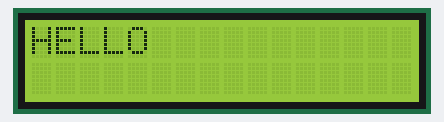
The sketch below on a simulated Arduino Uno, built with avr-gcc and run on an emulated ATmega328P. Shown: 16×2 character LCD.

Above: at 0.1 s.

The sketch:

HELLO.ino
```cpp
#include <LiquidCrystal_I2C.h>
#include <Wire.h>

LiquidCrystal_I2C lcd(0x27, 16, 2);

void setup(){
  lcd.init();
  lcd.backlight();
}

void loop(){
  lcd.setCursor(0,0);

  lcd.print("HELLO");

  delay(1000);
  lcd.clear();
}
```
